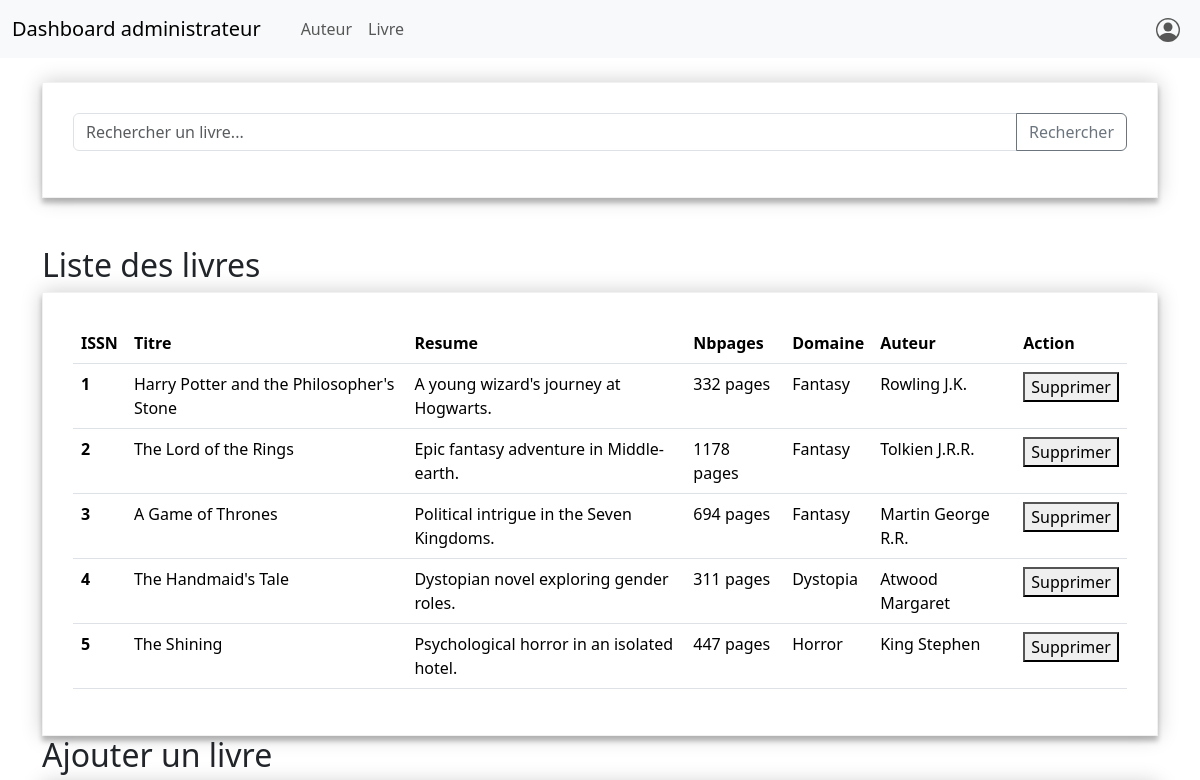
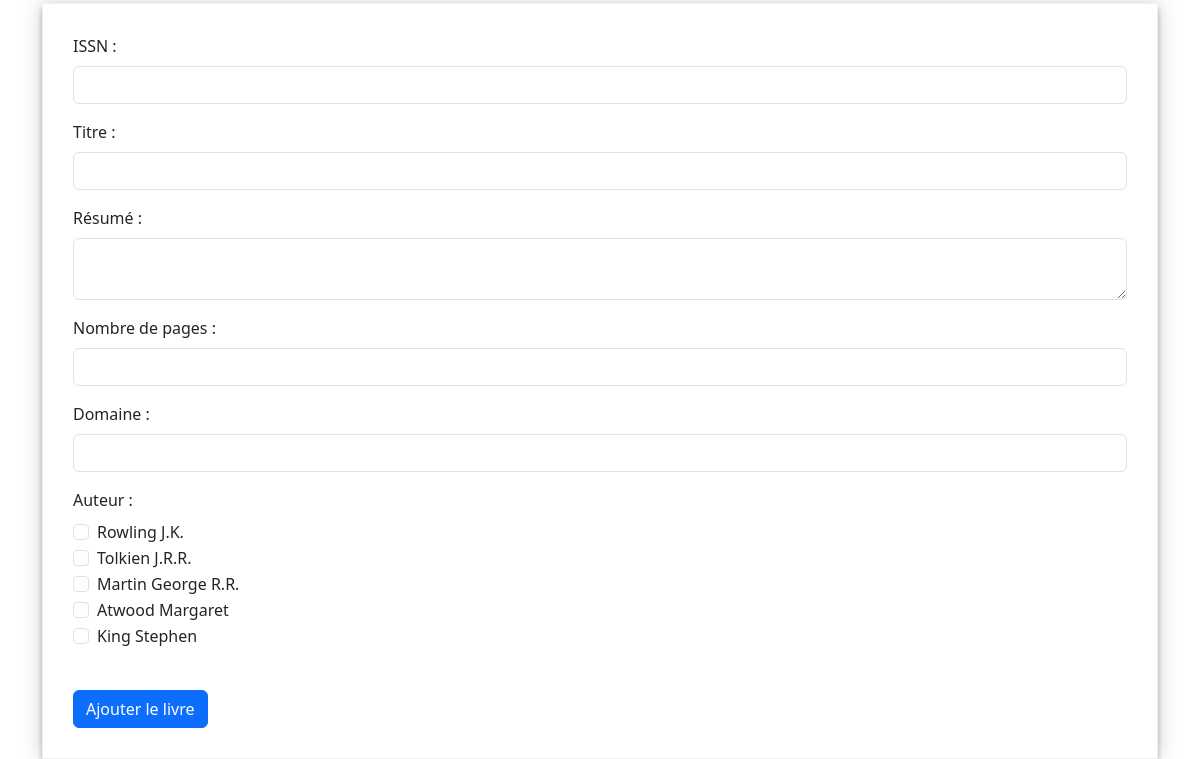
Before: /gestion_livre/page_livres.php with the older database file (2 pictures, top to bottom).
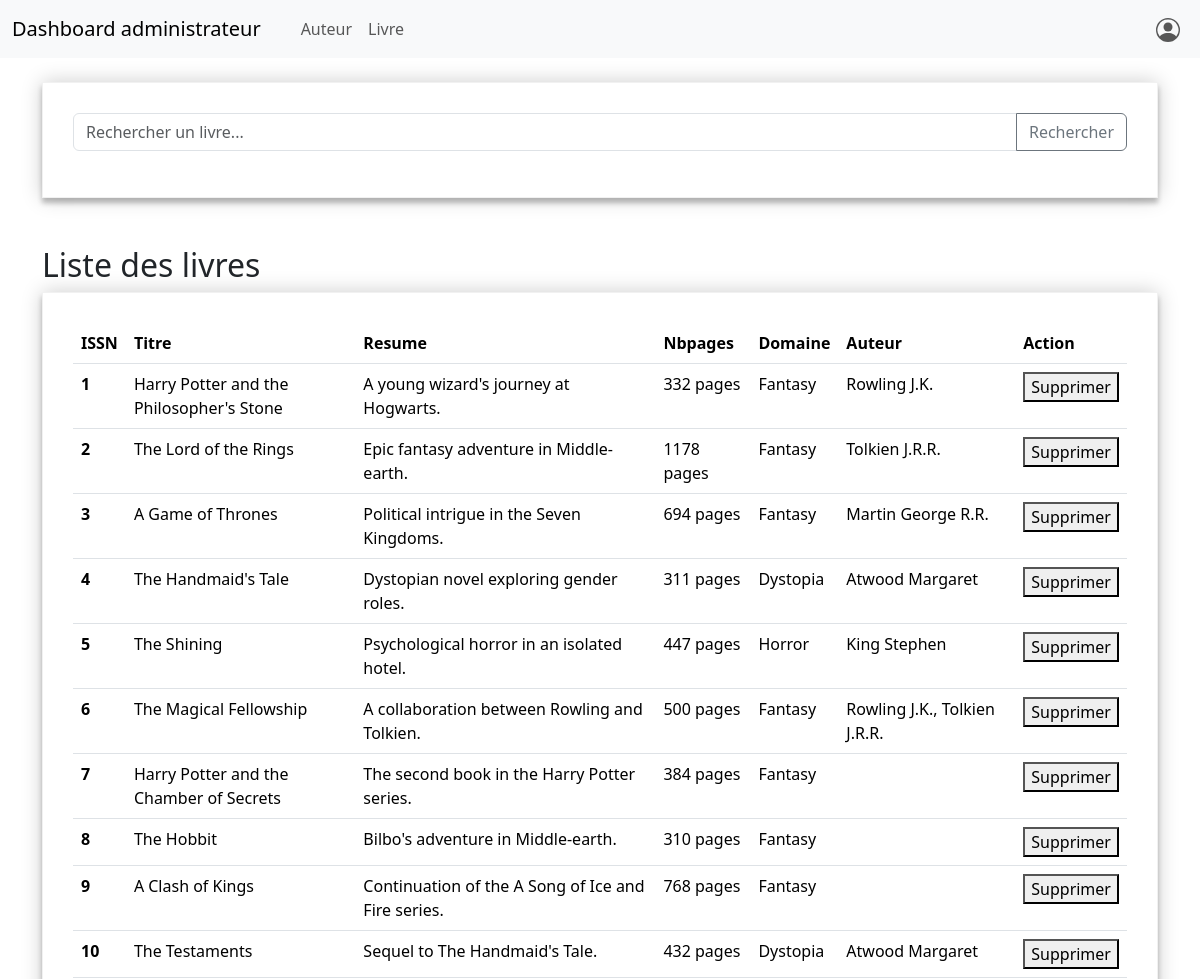
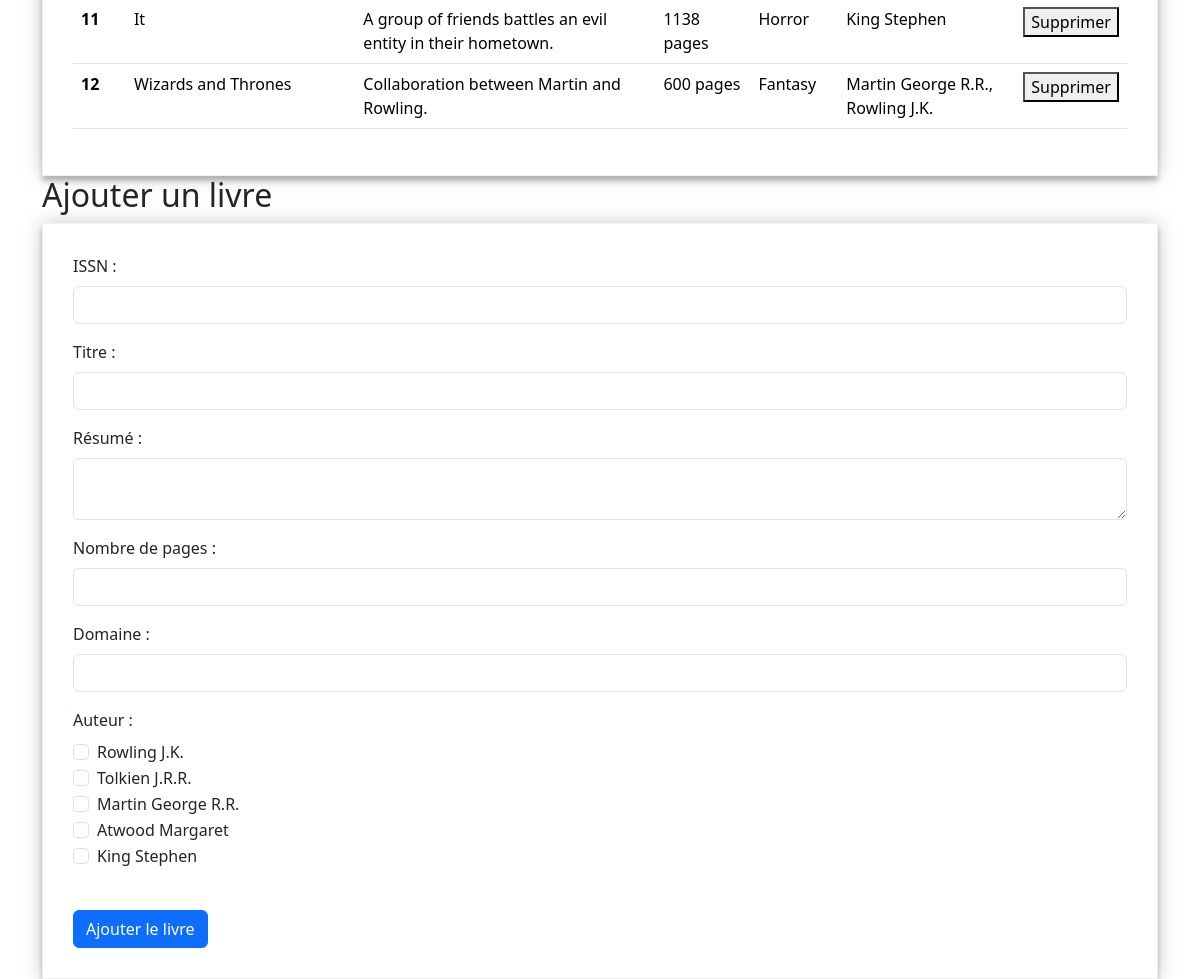
After: the same page with the newer database file (2 pictures, top to bottom).
### tables this page shows
CREATE TABLE `livre` (
  `ISSN` int(11) NOT NULL,
  `Titre` varchar(255) DEFAULT NULL,
  `Resume` text DEFAULT NULL,
  `Nbpages` int(11) DEFAULT NULL,
  `Domaine` varchar(255) DEFAULT NULL
);

CREATE TABLE `auteur` (
  `Num` int(11) NOT NULL,
  `Nom` varchar(255) DEFAULT NULL,
  `Prenom` varchar(255) DEFAULT NULL,
  `DateNaissance` date DEFAULT NULL,
  `Nationalite` varchar(255) DEFAULT NULL
);

### gestion_livre/page_livres.php (the view, shortened to what this page needs)
<!DOCTYPE html>
<html lang="fr">
<head>
    <link rel="stylesheet" href="../styles.css" media="screen" type="text/css" />
    <link href="https://cdn.jsdelivr.net/npm/bootstrap@5.3.2/dist/css/bootstrap.min.css" rel="stylesheet">
    <link href="https://cdn.jsdelivr.net/npm/bootstrap@5.3.2/dist/css/bootstrap.min.css" rel="stylesheet">
</head>
<body>
    <nav class="navbar navbar-expand-lg bg-body-tertiary">
        <div class="container-fluid">
            <a class="navbar-brand" href="http://localhost/Projet_web_bibliotheque/administrateur/page_admin.php">Dashboard administrateur</a>
            <div class="collapse navbar-collapse" id="navbarSupportedContent">
                <ul class="navbar-nav me-auto mb-2 mb-lg-0">
                    <li class="nav-item">
                    <a class="nav-link active" aria-current="page" href="#"></a>
                    </li>
                    <li class="nav-item">
                    <a class="nav-link" href="http://localhost/Projet_web_bibliotheque/gestion_auteur/page_auteur.php">Auteur</a>
                    <li class="nav-item">
                    <a class="nav-link" href="http://localhost/Projet_web_bibliotheque/gestion_livre/page_livres.php">Livre</a>
                    </li>
                </ul>
                <ul class="navbar-nav ml-auto">
                    <li class="nav-item">
                    <a class="nav-link" href="#" data-bs-toggle="offcanvas" data-bs-target="#profileMenu" aria-controls="profileMenu">
                    </a>
                    </li>
                </ul>
            </div>
        </div>
    </nav>
    <div class="container mt-4">
        <div id="recherche-livre">
            <form action="page_livres.php" method="post">
                <div class="input-group mb-3">
                    <input type="text" class="form-control" placeholder="Rechercher un livre..." name="search" aria-label="Rechercher un livre" aria-describedby="button-addon2" value="<?php echo isset($_POST['search']) ? htmlspecialchars($_POST['search']) : ''; ?>">
                    <button class="btn btn-outline-secondary" type="submit" id="button-addon2">Rechercher</button>
                </div>
            </form>
            <br>
            <br>
            <h2>Liste des livres</h2>
            <div class='livres-container'>
                <?php
                    $host = 'localhost';
                    $db_name = 'projetweb';
                    $username = 'root';
                    $password = '';
                    try {
                        $dbh = new PDO("mysql:host=$host;dbname=$db_name;charset=utf8", $username, $password);
                        $dbh->setAttribute(PDO::ATTR_ERRMODE, PDO::ERRMODE_EXCEPTION);
                    } catch (PDOException $e) {
                        die('Échec de la connexion à la base de données : ' . $e->getMessage());
                    }
                    $sql_select = "SELECT livre.ISSN, Titre, Resume, Nbpages, Domaine, GROUP_CONCAT(CONCAT(Nom, ' ', Prenom) SEPARATOR ', ') AS Auteurs
                            FROM livre
                            LEFT JOIN Ecrit ON livre.ISSN = Ecrit.Livre_ISSN
                            LEFT JOIN Auteur ON Ecrit.Auteur_Num = Auteur.Num
                            WHERE Titre LIKE :search
                                OR Nbpages LIKE :search
                                OR Domaine LIKE :search
                                OR CONCAT(Nom, ' ', Prenom) LIKE :search
                            GROUP BY livre.ISSN";
                    $stmt_select = $dbh->prepare($sql_select);
                    echo "<form action='supprimer_livres.php' method='post'>";
                    echo "<table class='table'>";
                    echo "<thead>";
                    echo "<tr>";
                    echo "<th scope='col'>ISSN</th>";
                    echo "<th scope='col'>Titre</th>";
                    echo "<th scope='col'>Resume</th>";
                    echo "<th scope='col'>Nbpages</th>";
                    echo "<th scope='col'>Domaine</th>";
                    echo "<th scope='col'>Auteur</th>";
                    echo "<th scope='col'>Action</th>";
                    echo "</tr>";
                    echo "</thead>";
                    echo "<tbody>";
                    $search = '%' . $_POST['search'] . '%';
                    $stmt_select->bindParam(':search', $search, PDO::PARAM_STR);
                    $stmt_select->execute();
                    while ($row = $stmt_select->fetch(PDO::FETCH_ASSOC)) {
                        echo "<tr>";
                        echo "<th scope='row'>{$row['ISSN']}</th>";
                        echo "<td>{$row['Titre']}</td>";
                        echo "<td>{$row['Resume']}</td>";
                        echo "<td>{$row['Nbpages']} pages</td>";
                        echo "<td>{$row['Domaine']}</td>";
                        echo "<td>{$row['Auteurs']}</td>";
                        echo "<td>
                                <input type='hidden' name='ISSN' value='{$row['ISSN']}'>
                                <button type='submit'>Supprimer</button>
                            </td>";
                        echo "</tr>";
                    }
                    echo "</tbody>";
                    echo "</table>";
                    echo "</form>";
                    $dbh = null;
                ?>
            </div>
            <h2>Ajouter un livre</h2>
            <form action="ajouter_livres.php" method="post">
                <div class="mb-3">
                    <label for="ISSN" class="form-label">ISSN :</label>
                    <input type="text" class="form-control" id="ISSN" name="ISSN" required>
                </div>
                <div class="mb-3">
                    <label for="Titre" class="form-label">Titre :</label>
                    <input type="text" class="form-control" id="Titre" name="Titre" required>
                </div>
                <div class="mb-3">
                    <label for="Resume" class="form-label">Résumé :</label>
                    <textarea class="form-control" id="Resume" name="Resume" required></textarea>
                </div>
                <div class="mb-3">
                    <label for="Nbpages" class="form-label">Nombre de pages :</label>
                    <input type="number" class="form-control" id="Nbpages" name="Nbpages" required>
                </div>
                <div class="mb-3">
                    <label for="Domaine" class="form-label">Domaine :</label>
                    <input type="text" class="form-control" id="Domaine" name="Domaine" required>
                </div>
                <div class="mb-3">
                    <label for="Auteur" class="form-label" name="Auteur">Auteur :</label>
                        <?php
                            $host = 'localhost';
                            $db_name = 'projetweb';
                            $username = 'root';
                            $password = '';
                            try {
                                $dbh = new PDO("mysql:host=$host;dbname=$db_name;charset=utf8", $username, $password);
                                $dbh->setAttribute(PDO::ATTR_ERRMODE, PDO::ERRMODE_EXCEPTION);
                            } catch (PDOException $e) {
                                die('Échec de la connexion à la base de données : ' . $e->getMessage());
                            }
                            $sqlAuteurs = "SELECT * FROM auteur";
                            $stmtAuteurs = $dbh->query($sqlAuteurs);
                            while ($auteur = $stmtAuteurs->fetch(PDO::FETCH_ASSOC)) {
                                echo "<div class='form-check'>";
                                echo "<input class='form-check-input' type='checkbox' name='Auteurs[]' value='{$auteur['Num']}' id='auteur{$auteur['Num']}'>{$auteur['Nom']} {$auteur['Prenom']}<br>";
                                echo "</div>";
                            }
                        ?>
                    <br>
                </div>
                <button type="submit" class="btn btn-primary">Ajouter le livre</button>
            </form>
        </div>
    </div>
</body>
</html>

### styles.css (style rules this page uses)
form { width:100%; padding: 30px; border: 1px solid #f1f1f1; background: #fff; box-shadow: 0 0 20px 0 rgba(0, 0, 0, 0.2), 0 5px 5px 0 rgba(0, 0, 0, 0.24); }

Changed rows visible on the page:
added livre: ISSN "6", Titre "The Magical Fellowship", Resume "A collaboration between Rowling and Tolkien.", Nbpages "500", Domaine "Fantasy", Auteurs "Rowling J.K., Tolkien J.R.R."
added livre: ISSN "7", Titre "Harry Potter and the Chamber of Secrets", Resume "The second book in the Harry Potter series.", Nbpages "384", Domaine "Fantasy"
added livre: ISSN "8", Titre "The Hobbit", Resume "Bilbo's adventure in Middle-earth.", Nbpages "310", Domaine "Fantasy"
added livre: ISSN "9", Titre "A Clash of Kings", Resume "Continuation of the A Song of Ice and Fire series.", Nbpages "768", Domaine "Fantasy"
added livre: ISSN "10", Titre "The Testaments", Resume "Sequel to The Handmaid's Tale.", Nbpages "432", Domaine "Dystopia", Auteurs "Atwood Margaret"
added livre: ISSN "11", Titre "It", Resume "A group of friends battles an evil entity in their hometown.", Nbpages "1138", Domaine "Horror", Auteurs "King Stephen"
added livre: ISSN "12", Titre "Wizards and Thrones", Resume "Collaboration between Martin and Rowling.", Nbpages "600", Domaine "Fantasy", Auteurs "Martin George R.R., Rowling J.K."
